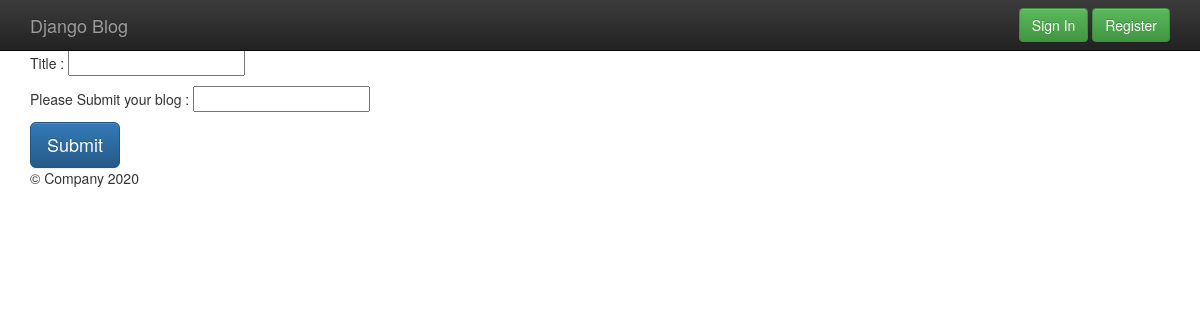
/sports/, run on an earlier commit of the app's database.
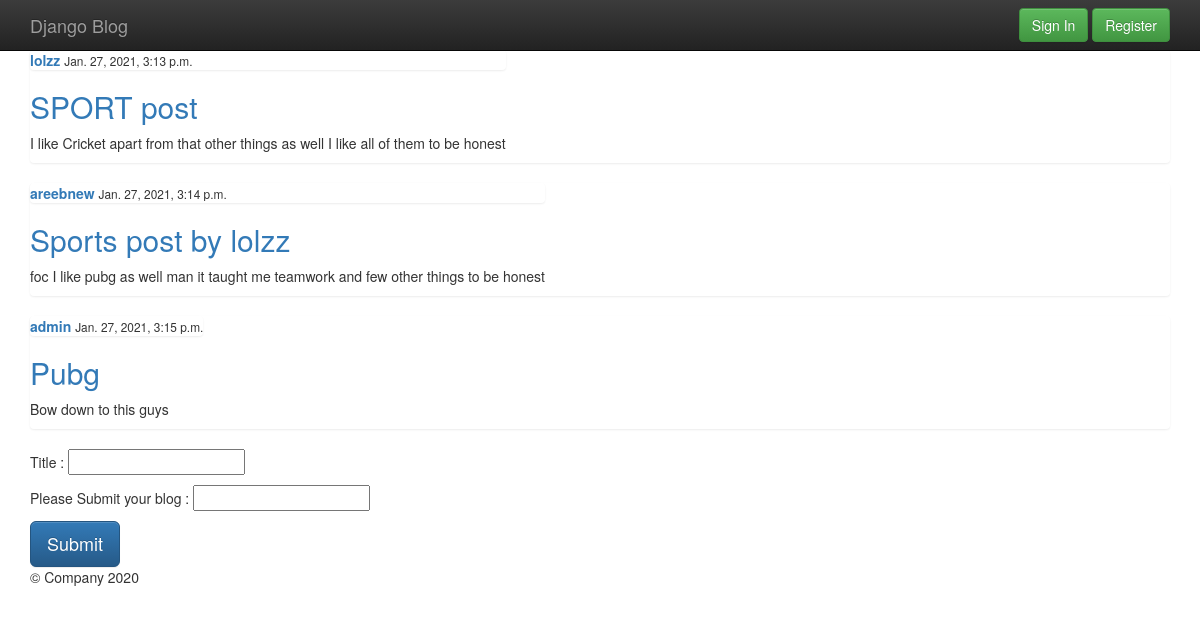
And on a later commit of the database.
### blog/models.py (models this page shows, shortened)
class S_Post(models.Model):
 	title = models.CharField( max_length = 100)
 	content = models.TextField()
 	date_posted  = models.DateTimeField( default = timezone.now)
 	author = models.ForeignKey( User , on_delete = models.CASCADE)

### blog/views.py (the view)
# urls.py: path('sports/' , views.sports , name = 'sports'),
def sports(request):
	context =  {
		'posts' : S_Post.objects.all()
	}
	return render( request  , 'blog/sports.html' , context)

### blog/templates/blog/sports.html (shortened to what this page needs)
{% extends 'blog/base.html' %}
{% block content %}
<section class="container">
	{% for p in posts %}
	<div class="list-group" >
		<article>
			<div class="media-body">
				<div class = "list-group">
					<a href="#" > <strong> {{ p.author }} </strong> </a>
					<small> {{ p.date_posted }} </small>
				</div>
				<h2>
					<a href="#" >
						{{ p.title }}
					</a>
				</h2>
					<p>
						{{ p.content }}
					</p>
			</div>
		</article>
	</div>
	{% endfor %}
</section>
<section class="container">
	<form method="post" action = "/sports_post_add">
		<p>
			Title :
			<input type="text" name="sports_post_title"> </input>
		</p>
		<p>
			Please Submit your blog :
			<input type="text" name="sports_post_blog"></input>
		</p>
		<button class = "btn btn-primary btn-lg" type = "submit"> Submit </button>
	</form>
</section>
{% endblock %}

What changed in the data, as far as the page shows it:
added S_Post: author "lolzz", date_posted "Jan. 27, 2021, 3:13 p.m.", title "SPORT post", content "I like Cricket apart from that other things as well I like all of them to be honest"
added S_Post: author "areebnew", date_posted "Jan. 27, 2021, 3:14 p.m.", title "Sports post by lolzz", content "foc I like pubg as well man it taught me teamwork and few other things to be honest"
added S_Post: author "admin", date_posted "Jan. 27, 2021, 3:15 p.m.", title "Pubg", content "Bow down to this guys"
